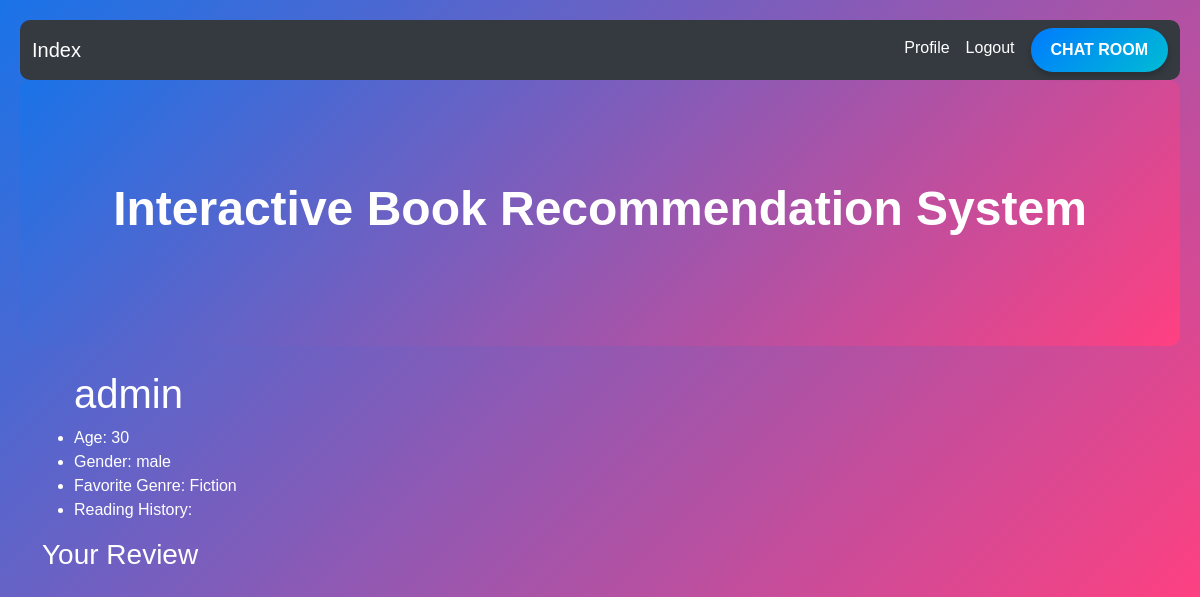
Screenshot of /profile (signed in) with the database file from the repository.
### tables this page shows
CREATE TABLE users (
    id INTEGER PRIMARY KEY AUTOINCREMENT,
    username TEXT UNIQUE NOT NULL,
    password TEXT NOT NULL,
    gender TEXT,
    age Integer,
    favorite_genre TEXT,
    is_admin INTEGER DEFAULT 0 ,
    read_books TEXT DEFAULT '' 
);

### app.py (the view)
@app.route('/profile')
def profile():
    if 'user_id' not in session:
        return redirect(url_for('login'))
    user_id = session['user_id']
    conn = get_db_connection()
    user = conn.execute('SELECT * FROM users WHERE id = ?', (user_id,)).fetchone()
    reviews = conn.execute('SELECT * FROM reviews WHERE user_id = ?', (user_id,)).fetchall()
    conn.close()
    return render_template('profile.html', user=user, reviews=reviews)

### app.py (called while the page is built)
def get_db_connection():
    conn = sqlite3.connect('database.db')
    conn.row_factory = sqlite3.Row
    return conn

### templates/profile.html (shortened to what this page needs)
{% extends "layout.html" %}
{% block content %}
<ul>
    <h1>{{ user.username }}</h1>
    <li>Age: {{ user.age }}</li>
    <li>Gender: {{ user.gender }}</li>
    <li>Favorite Genre: {{ user.favorite_genre }}</li>
    <li>Reading History: {{ user.read_books }}</li>
</ul>
<h3>Your Review</h3>
{% endblock %}

### static/css/style.css (style rules this page uses)
body { font-family: 'Arial', sans-serif; background-color: #f8f9fa; background: linear-gradient(135deg, #1a73e8, #ff4081); color: #fff; padding: 20px; border-radius: 10px; }

### rows the page displays
users: username "admin", age "30", gender "male", favorite_genre "Fiction"
